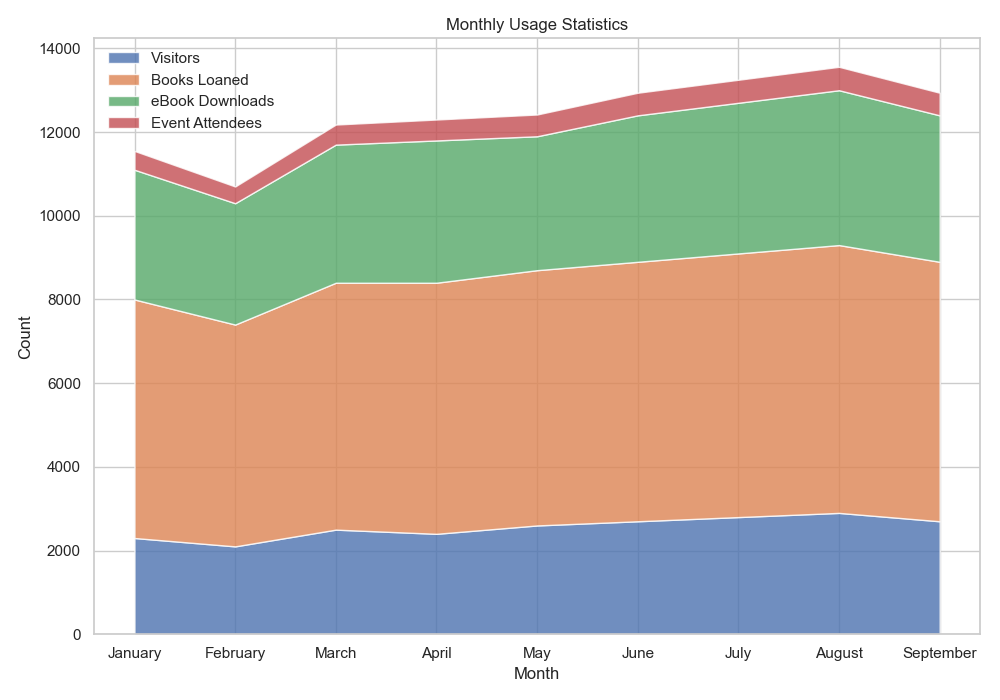

Write Python code to recreate this figure.

import matplotlib.pyplot as plt
import seaborn as sns
import pandas as pd

# Your data in dictionary form
data = [
    {'Month': 'January', 'Visitors': 2300, 'Books Loaned': 5700, 'eBook Downloads': 3100, 'Event Attendees': 450},
    {'Month': 'February', 'Visitors': 2100, 'Books Loaned': 5300, 'eBook Downloads': 2900, 'Event Attendees': 400},
    {'Month': 'March', 'Visitors': 2500, 'Books Loaned': 5900, 'eBook Downloads': 3300, 'Event Attendees': 480},
    {'Month': 'April', 'Visitors': 2400, 'Books Loaned': 6000, 'eBook Downloads': 3400, 'Event Attendees': 500},
    {'Month': 'May', 'Visitors': 2600, 'Books Loaned': 6100, 'eBook Downloads': 3200, 'Event Attendees': 520},
    {'Month': 'June', 'Visitors': 2700, 'Books Loaned': 6200, 'eBook Downloads': 3500, 'Event Attendees': 540},
    {'Month': 'July', 'Visitors': 2800, 'Books Loaned': 6300, 'eBook Downloads': 3600, 'Event Attendees': 550},
    {'Month': 'August', 'Visitors': 2900, 'Books Loaned': 6400, 'eBook Downloads': 3700, 'Event Attendees': 560},
    {'Month': 'September', 'Visitors': 2700, 'Books Loaned': 6200, 'eBook Downloads': 3500, 'Event Attendees': 540}
]

# Convert dictionary to pandas DataFrame
df = pd.DataFrame(data)

# Setting Seaborn style
sns.set_style('whitegrid')

# Figuring out the proper order of months since Matplotlib's stackplot doesn't automatically sort categories
df['Month'] = pd.Categorical(df['Month'], categories=['January', 'February', 'March', 'April', 'May', 'June', 'July', 'August', 'September'], ordered=True)
df.sort_values('Month', inplace=True)

# Preparing data for the stackplot
x = df['Month']
y = [df['Visitors'], df['Books Loaned'], df['eBook Downloads'], df['Event Attendees']]

# Plotting the stacked area chart
plt.figure(figsize=(10, 7))
plt.stackplot(x, y, labels=['Visitors', 'Books Loaned', 'eBook Downloads', 'Event Attendees'], alpha=0.8)

# Adding the legend, title, and labels
plt.legend(loc='upper left')
plt.title('Monthly Usage Statistics')
plt.xlabel('Month')
plt.ylabel('Count')

# Display the plot
plt.tight_layout()
plt.show()
